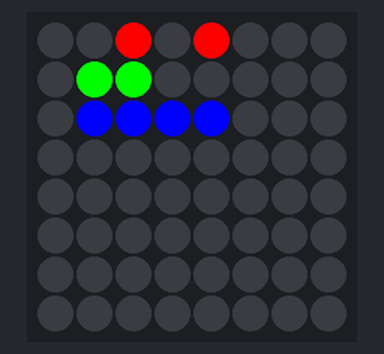
Bench run of a program on a simulated Raspberry Pi (BCM pin numbers) with a Sense HAT. Parts: the Sense HAT's 8×8 RGB LED matrix. The clock reads 2024-03-15 10:24:30 at power-on unless the program sets it.

Above: at 0.1 s.
At 9.1 s:
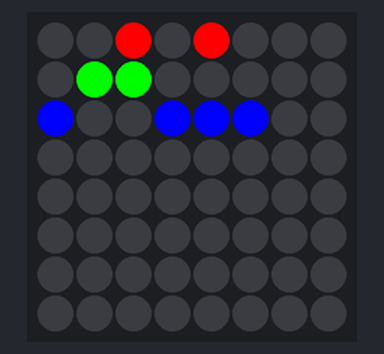
At 14.1 s:
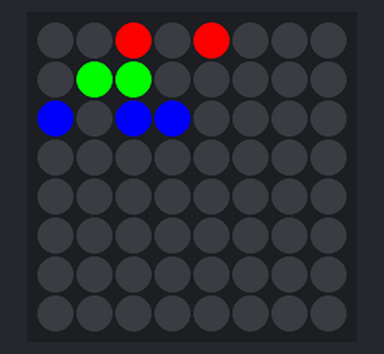
At 19.1 s:
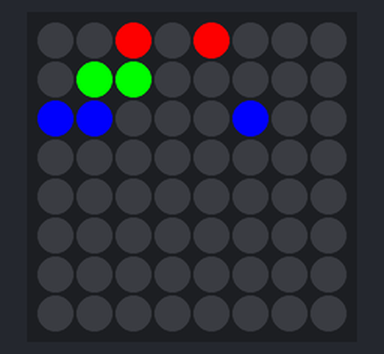
At 28.1 s:
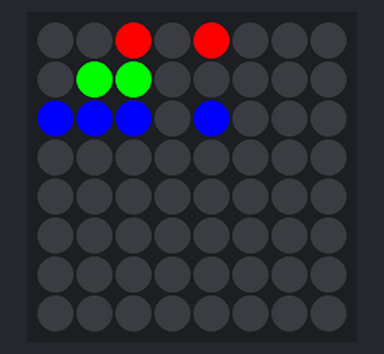
At 38.2 s:
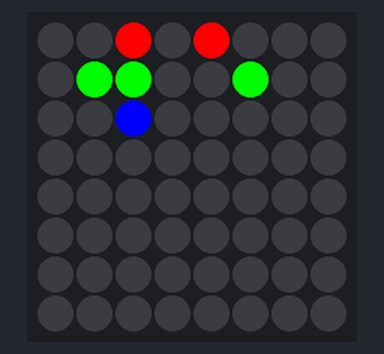

The program:

BinaryClockAlternate.py
```python
from sense_hat import SenseHat
import time

sense = SenseHat()
sense.clear()

while True:
    # Get the current time
    current_time = time.strftime("%H%M%S", time.localtime())

    # Convert each digit of the time to binary and pad with zeros
    hour_binary = bin(int(current_time[0:2]))[2:].zfill(6)
    minute_binary = bin(int(current_time[2:4]))[2:].zfill(6)
    second_binary = bin(int(current_time[4:6]))[2:].zfill(6)

    # Set the LEDs on the Sense HAT to display the binary time
    for i in range(6):
        # Set the color of the LED based on the binary value
        if hour_binary[i] == "1":
            color = (255, 0, 0)  # Red for 1
        else:
            color = (0, 0, 0)  # Off for 0
        sense.set_pixel(i, 0, color)

        if minute_binary[i] == "1":
            color = (0, 255, 0)  # Green for 1
        else:
            color = (0, 0, 0)  # Off for 0
        sense.set_pixel(i, 1, color)

        if second_binary[i] == "1":
            color = (0, 0, 255)  # Blue for 1
        else:
            color = (0, 0, 0)  # Off for 0
        sense.set_pixel(i, 2, color)

    # Wait for 1 second before updating the display again
    time.sleep(1)
```

Measured:
- what the display in image 1 shows lasts 1.0 s, from 9.0 s to 10.0 s
